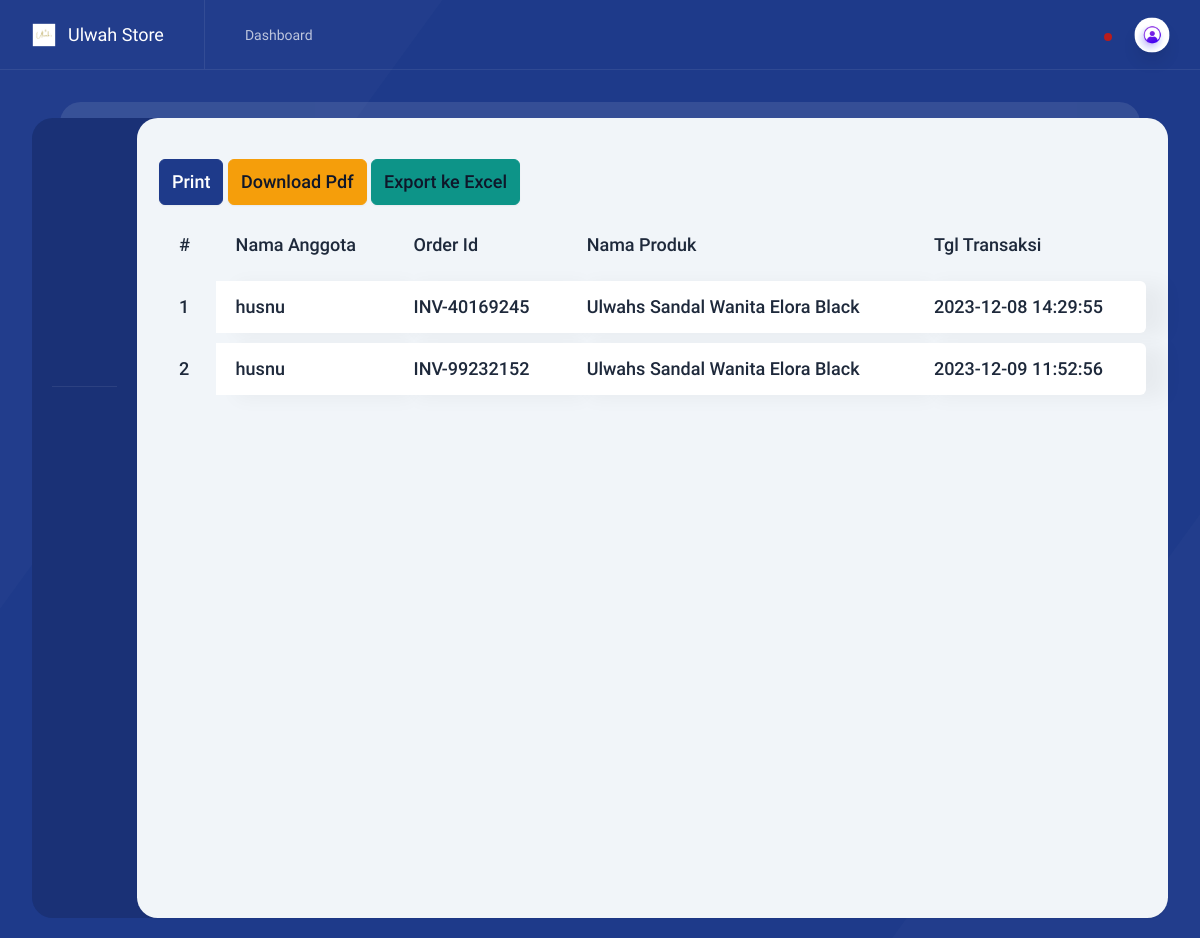
Screenshot of /index.php/admin/laporan/laporan_penjualan with the database file from the repository.
### tables this page shows
CREATE TABLE IF NOT EXISTS `transaction` (
  `order_id` char(30) NOT NULL,
  `id_user` varchar(5) NOT NULL,
  `name` varchar(255) NOT NULL,
  `email` varchar(225) NOT NULL,
  `alamat` varchar(255) NOT NULL,
  `mobile_phone` varchar(15) NOT NULL,
  `city` varchar(255) NOT NULL,
  `kode_pos` varchar(100) NOT NULL,
  `payment_method` varchar(100) NOT NULL,
  `ekspedisi` varchar(100) NOT NULL,
  `tracking_id` varchar(30) NOT NULL,
  `transaction_time` datetime DEFAULT NULL,
  `payment_limit` datetime DEFAULT NULL,
  `status` varchar(2) NOT NULL,
  `gambar` text,
  PRIMARY KEY (`order_id`)
);

CREATE TABLE IF NOT EXISTS `user` (
  `id_user` int NOT NULL AUTO_INCREMENT,
  `nama_user` varchar(255) NOT NULL,
  `email` varchar(255) NOT NULL,
  `password` varchar(255) NOT NULL,
  `level` varchar(255) NOT NULL,
  `avatar` text NOT NULL,
  PRIMARY KEY (`id_user`)
);

CREATE TABLE IF NOT EXISTS `product` (
  `id_brg` int NOT NULL AUTO_INCREMENT,
  `nama_brg` varchar(255) NOT NULL,
  `keterangan` varchar(255) NOT NULL,
  `kategori` varchar(60) NOT NULL,
  `harga` int NOT NULL,
  `stok` int NOT NULL,
  `gambar` text NOT NULL,
  PRIMARY KEY (`id_brg`)
);

### application/controllers/admin/laporan.php (called while the page is built, shortened)
<?php
class Laporan extends CI_Controller
{
    function __construct()
    {
        $this->load->model(['Model_user', 'Model_invoice', 'Model_kategori', 'Model_pembayaran']);
    }
    public function laporan_penjualan()
    {
        $data['judul'] = 'Laporan Data Penjualan';
        $data['user'] = $this->Model_user->cekData(['email' => $this->session->userdata('email')])->row_array();
        $data['laporan'] = $this->db->query("SELECT t.*, u.*, c.*, p.*
                                    FROM transaction t
                                    JOIN user u ON t.id_user = u.id_user
                                    JOIN cart c ON t.order_id = c.id_invoice
                                    JOIN product p ON c.id_brg = p.id_brg")->result_array();
        $this->load->view('layout/admin/header', $data);
        $this->load->view('admin/laporan/laporan_penjualan', $data);
        $this->load->view('layout/admin/footer');
    }
}

### index.php (called while the page is built, shortened)
<?php
require_once BASEPATH.'core/CodeIgniter.php';

### application/views/admin/laporan/laporan_penjualan.php (the view, shortened to what this page needs)
<div class="content">
    <div class="row">
        <div class="intro-y text-lg font-medium mt-10">
            <a href="<?= base_url('admin/laporan/cetak_laporan_penjualan'); ?>" class="btn btn-primary mb-3"><i class="fas fa-print"></i> Print</a>
            <a href="<?= base_url('admin/laporan/laporan_penjualan_pdf'); ?>" class="btn btn-warning mb-3"><i class="far fa-file-pdf"></i> Download Pdf</a>
            <a href="<?= base_url('admin/laporan/export_excel_penjualan'); ?>" class="btn btn-success mb-3"><i class="far fa-file-excel"></i> Export ke Excel</a>
            <table class="table table-report -mt-2">
                <thead>
                    <tr>
                        <th scope="col">#</th>
                        <th scope="col">Nama Anggota</th>
                        <th scope="col">Order Id</th>
                        <th scope="col">Nama Produk</th>
                        <th scope="col">Tgl Transaksi</th>
                    </tr>
                </thead>
                <tbody>
                    <?php
                    $a = 1;
                    foreach ($laporan as $l) { ?>
                        <tr>
                            <th scope="row"><?= $a++; ?></th>
                            <td><?= $l['nama_user']; ?></td>
                            <td><?= $l['order_id']; ?></td>
                            <td><?= $l['nama_brg']; ?></td>
                            <td><?= $l['transaction_time']; ?></td>
                        </tr>
                    <?php } ?>
                </tbody>
            </table>
        </div>
    </div>
</div>
</div>

### rows the page displays
transaction: id_user.nama_user "husnu", order_id "INV-40169245", product.nama_brg "Ulwahs Sandal Wanita Elora Black", transaction_time "2023-12-08 14:29:55"
transaction: id_user.nama_user "husnu", order_id "INV-99232152", product.nama_brg "Ulwahs Sandal Wanita Elora Black", transaction_time "2023-12-09 11:52:56"
